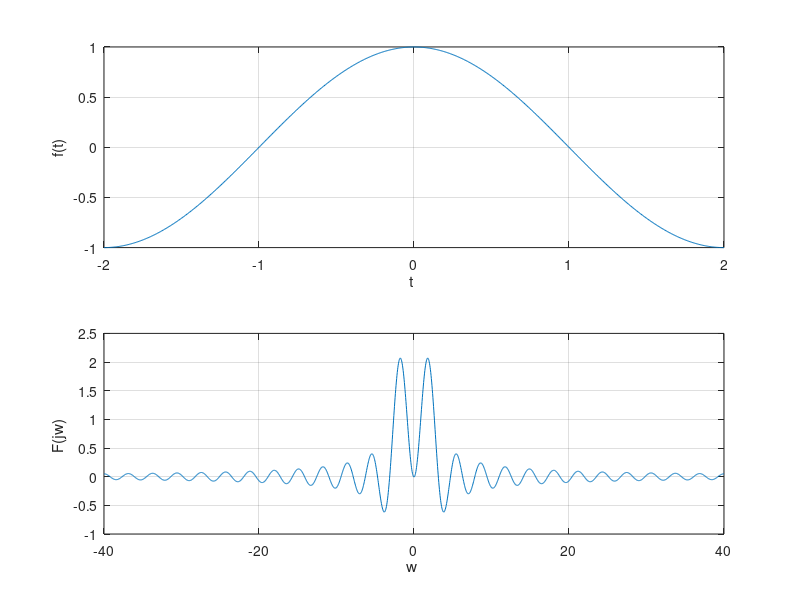
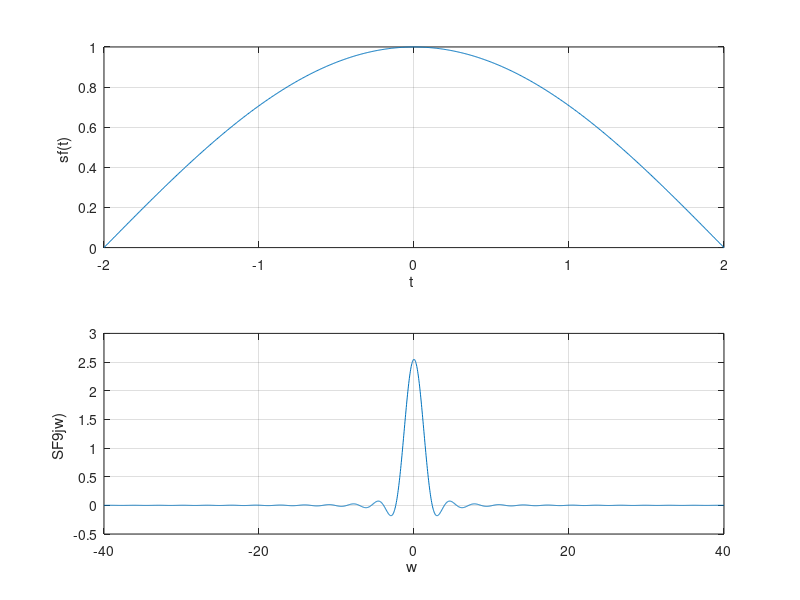
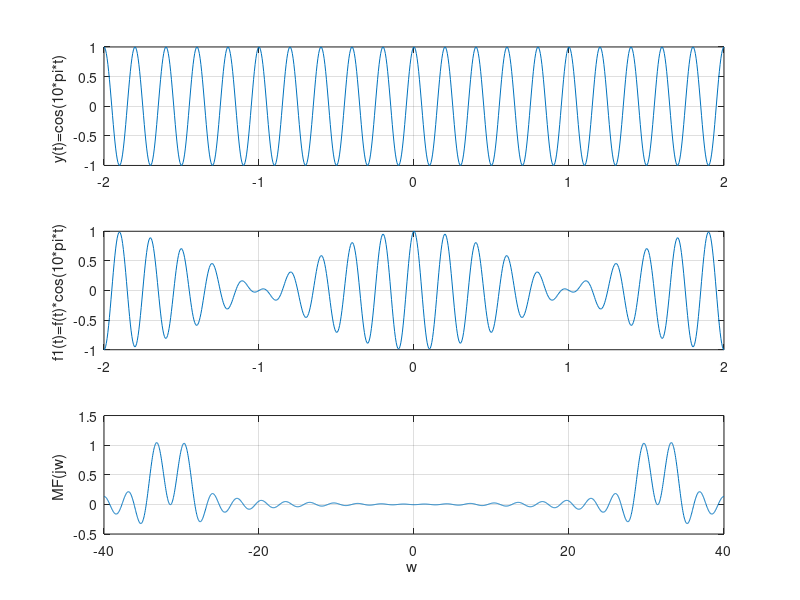

MATLAB code to generate these figures, in order:
R=0.005;
t=-2:R:2;
f=cos(pi*t/2);
w1=40;N=1000;
k=-N:N;
w=k*w1/N;
F=f*exp(-1i*t'*w)*R;
Fudu=real(F);
figure(1);
subplot(2,1,1);
plot(t,f);
xlabel( 't ');
ylabel( 'f(t)' );
grid on;
subplot(2,1,2);
plot(w,Fudu ) ;
xlabel( 'w ' );
ylabel( 'F(jw) ' );
grid on;
sf=cos(pi*t/4);
w1=40;
N=1000;
k=-N:N; 
w=k*w1/N;
SF=sf*exp(-1i*t'*w)*R;
SFudu=real(SF);
figure(2);
subplot(2,1,1);plot(t,sf);
xlabel( 't ');ylabel( 'sf(t) ');
grid on;
subplot(2,1,2);plot(w,SFudu) ;
xlabel( 'w ' );ylabel( 'SF9jw) ' );
grid on;
mf=f.*cos(10*pi*t);
figure(3);
subplot(3,1,1);plot(t,cos(10*pi*t));
ylabel( 'y(t)=cos(10*pi*t) ' );
grid on;subplot(3,1,2);plot(t,mf);
ylabel( 'f1(t)=f(t)*cos(10*pi*t) ' );
grid on;
MF=mf*exp(-1i*t'*w)*R;
MFudu=real(MF);
subplot(3,1,3);plot(w ,MFudu);xlabel( 'w ' );ylabel('MF(jw) ' );grid on;